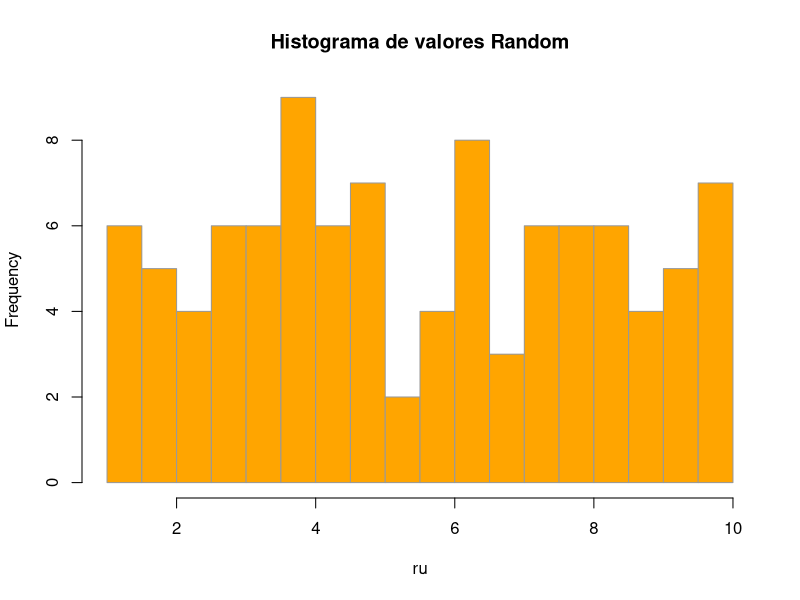

R code for this plot:
## ---- chunk 1
# La asignación en R son válidos 2 métodos '<-' o '='
x <- 7 # Definir variable (escalar) x que sea igual a 7
x # Mostrar que es x

y <- 3 + 2 * x # Crear y como funcion de x 
y
class(y)
## ---- chunk 2
ru <- runif(n = 100, min = 1, max = 10)
ru
## ---- chunk 3
hist(ru, breaks = 20, col = "orange", border = "gray60", 
     main = "Histograma de valores Random")
## ---- chunk 4
sample.int(n = 6, size = 10, replace = T)

## ---- chunk 5
ch <- "Chile" # Definir variable (objeto) ch que sea la palabra "Chile"
sn <- "Santiago"
ch # Mostrar ch
sn
## ---- chunk 6
ch <- "Chile" # Definir variable (objeto) ch que sea la palabra "Chile"
sn <- "Santiago"
union <- paste(sn,ch, sep = ", ")
union

## ---- chunk 7
union <- paste("Provincia de ", sn,ch, sep = ", ")
union

union0 <- paste0("Provincia de ", sn, ", ", ch)
union0
## ---- chunk 8
av <- "Av. Apoquindo"
comuna <- "comuna de Las Condes"
calle <- paste(av, comuna, union0, sep = ", ")
calle
# reemplazar Av. por Avenida
calle_new <- gsub(pattern = "Av.", replacement = "Avenida", x = calle)
calle_new
## ---- chunk 9
vec <-  c(4, 3, 1, 5, 8, 16)
vec
class(vec)
str(vec)
## ---- chunk 10
# EL primer índice en R es 1 (en otros lenguajes de programación es 0)
vec[3]

## ---- chunk 11
vec[vec >= 4]
## ---- chunk 12
vec[vec %in% c(3, 8, 7, 29)]
## ---- chunk 13
vec[!vec <= 3]
## ---- chunk 14
vec2  <-  c(7, 10, 1)
vec + vec2
## ---- chunk 15
lista <-  list(1, 2, 3, "cosa", x, y)
lista
str(lista)
## ---- chunk 16
#Tambien se puede seleccionar parte de una lista, usando el doble corchete:
lista[[3]]

## ---- chunk 17
n <- matrix(c(1.3, 2.8, 3.5, 6.4, 5.3, 6.2, 7, 4.5, 2.4, 6.3, 5.6, 5.3, 6.6, 7, 4.3),
  nrow = 5, ncol = 3, byrow = TRUE)
n
## ---- chunk 18
n[1,2]
## ---- chunk 19
n[,3]
## ---- chunk 20
df<- as.data.frame(n)
df
## ---- chunk 21
names(df)<- c("control_1","control_2","examen")
df
## ---- chunk 22
df$alumno <- c("Sofia","Tomas","Luciano","Julian","Gabriela")
df
## ---- chunk 23
df$promedio_final <-  0.3*df$control_1 + 0.3*df$control_2 + 0.4*df$examen
df
